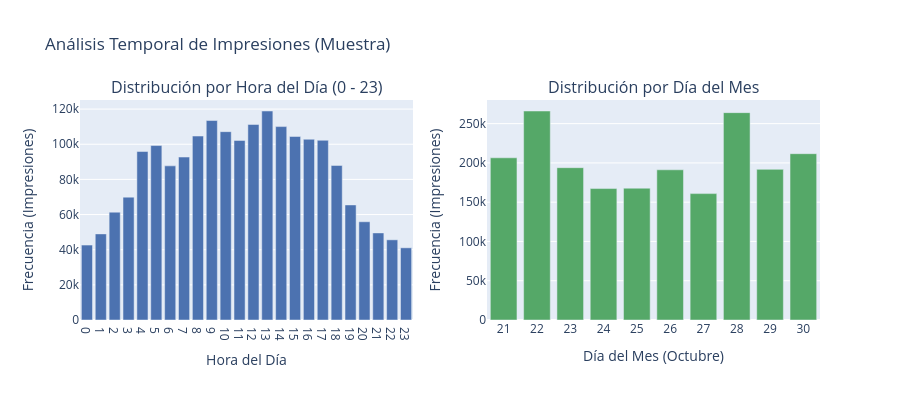

Write notebook code for a chart like this one.
### Markdown cell above
Descomponer la variable hour en day, hour_of_day y franja_horaria transforma un entero continuo y rígido (YYMMDDHH) en señales temporales interpretables para el Perceptrón Multicapa. Esto elimina discontinuidades numéricas falsas (como el salto entre un día y otro) y permite al modelo capturar de forma directa los patrones de comportamiento humano a lo largo de las rutinas diarias y los días de la semana, reduciendo además el ruido y la dimensionalidad de los datos.  

### Gráfico de las variables creadas  

**Histrograma de la variable Día y Hora del día**

### Code cell
import plotly.express as px
from plotly.subplots import make_subplots
import plotly.graph_objects as go

# 1. Extraer la muestra
df_time_sample = df_transformed.select("day", "hour_of_day").sample(withReplacement=False, fraction=0.05, seed=42).toPandas()

# 2. Agrupar conteos para alimentar el gráfico interactivo
df_hour_counts = df_time_sample["hour_of_day"].value_counts().reset_index()
df_hour_counts.columns = ["hour_of_day", "count"]
df_hour_counts = df_hour_counts.sort_values("hour_of_day")

df_day_counts = df_time_sample["day"].value_counts().reset_index()
df_day_counts.columns = ["day", "count"]
df_day_counts = df_day_counts.sort_values("day")

# 3. Crear figura interactiva con subplots
fig = make_subplots(
    rows=1, cols=2, 
    subplot_titles=("Distribución por Hora del Día (0 - 23)", "Distribución por Día del Mes")
)

# Barra para Hora del Día
fig.add_trace(
    go.Bar(
        x=df_hour_counts["hour_of_day"], 
        y=df_hour_counts["count"],
        marker_color="#4C72B0",
        hovertemplate="<b>Hora del día:</b> %{x}<br><b>Impresiones:</b> %{y:,.0f}<extra></extra>"
    ),
    row=1, col=1
)

# Barra para Día del Mes
fig.add_trace(
    go.Bar(
        x=df_day_counts["day"], 
        y=df_day_counts["count"],
        marker_color="#55A868",
        hovertemplate="<b>Día de octubre:</b> %{x}<br><b>Impresiones:</b> %{y:,.0f}<extra></extra>"
    ),
    row=1, col=2
)

# 4. Ajustes de layout
fig.update_layout(
    height=400, 
    width=900, 
    showlegend=False,
    title_text="Análisis Temporal de Impresiones (Muestra)"
)

fig.update_xaxes(title_text="Hora del Día", row=1, col=1, dtick=1)
fig.update_yaxes(title_text="Frecuencia (Impresiones)", row=1, col=1)

fig.update_xaxes(title_text="Día del Mes (Octubre)", row=1, col=2, dtick=1)
fig.update_yaxes(title_text="Frecuencia (Impresiones)", row=1, col=2)

fig.show()

### Figure 1 — Plotly figure (JSON) as saved in the notebook; plotly's stock layout.template omitted (floating-point values rounded to 4 significant figures)
{"data": [{"hovertemplate": "<b>Hora del día:</b> %{x}<br><b>Impresiones:</b> %{y:,.0f}<extra></extra>", "marker": {"color": "#4C72B0"}, "type": "bar", "x": [0, 1, 2, 3, 4, 5, 6, 7, 8, 9, 10, 11, 12, 13, 14, 15, 16, 17, 18, 19, 20, 21, 22, 23], "xaxis": "x", "y": [42649, 49002, 61358, 69914, 95861, 99267, 87704, 92713, 104660, 113493, 107168, 102169, 111262, 118918, 110049, 104428, 102850, 102250, 87939, 65472, 55903, 49546, 45619, 41074], "yaxis": "y"}, {"hovertemplate": "<b>Día de octubre:</b> %{x}<br><b>Impresiones:</b> %{y:,.0f}<extra></extra>", "marker": {"color": "#55A868"}, "type": "bar", "x": [21, 22, 23, 24, 25, 26, 27, 28, 29, 30], "xaxis": "x2", "y": [206486, 266077, 193921, 167332, 167789, 191218, 160908, 263997, 191797, 211743], "yaxis": "y2"}], "layout": {"annotations": [{"font": {"size": 16}, "showarrow": false, "text": "Distribución por Hora del Día (0 - 23)", "x": 0.225, "xanchor": "center", "xref": "paper", "y": 1, "yanchor": "bottom", "yref": "paper"}, {"font": {"size": 16}, "showarrow": false, "text": "Distribución por Día del Mes", "x": 0.775, "xanchor": "center", "xref": "paper", "y": 1, "yanchor": "bottom", "yref": "paper"}], "height": 400, "showlegend": false, "title": {"text": "Análisis Temporal de Impresiones (Muestra)"}, "width": 900, "xaxis": {"anchor": "y", "domain": [0, 0.45], "dtick": 1, "title": {"text": "Hora del Día"}}, "xaxis2": {"anchor": "y2", "domain": [0.55, 1], "dtick": 1, "title": {"text": "Día del Mes (Octubre)"}}, "yaxis": {"anchor": "x", "domain": [0, 1], "title": {"text": "Frecuencia (Impresiones)"}}, "yaxis2": {"anchor": "x2", "domain": [0, 1], "title": {"text": "Frecuencia (Impresiones)"}}}}
